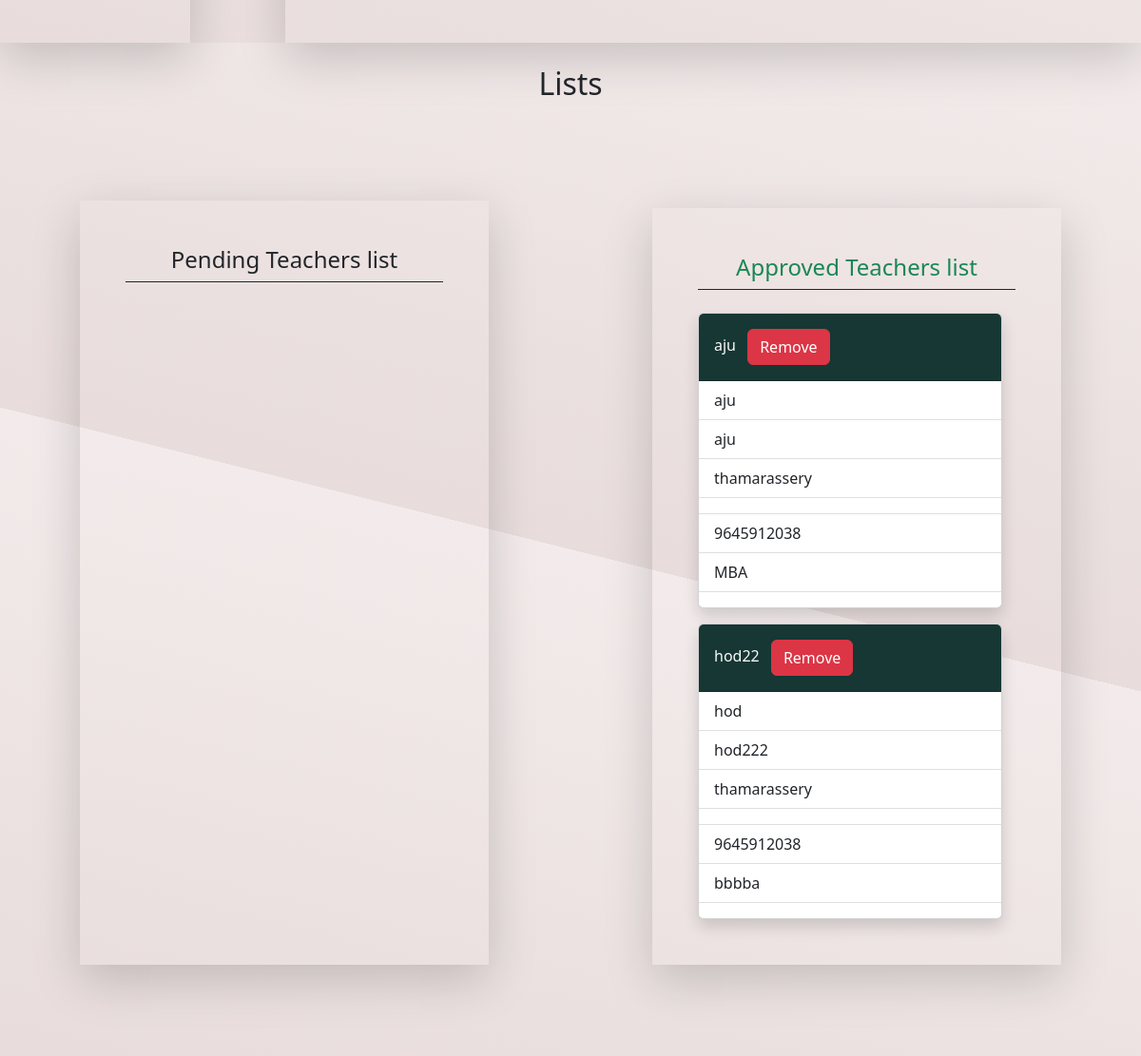
/viewall (lower part), run on an earlier commit of the app's database.
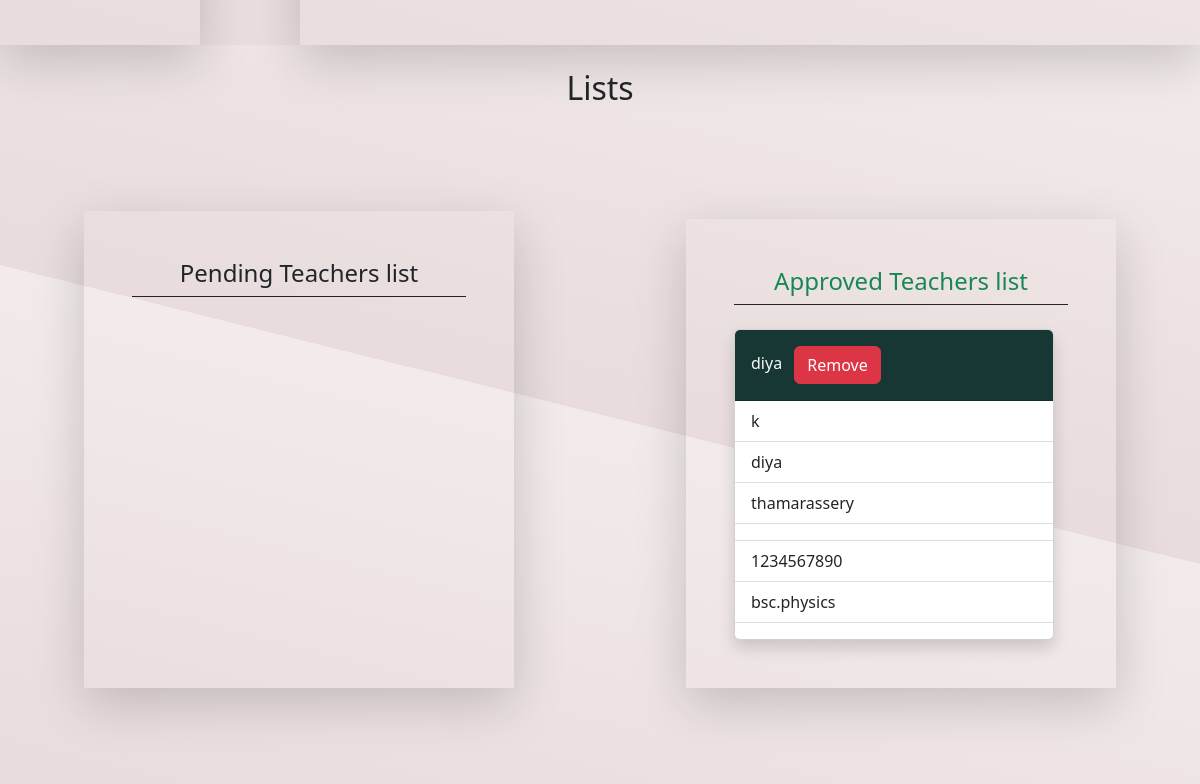
And on a later commit of the database.
### mycollege/models.py (models this page shows, shortened)
class Teacher(models.Model):
    user=models.ForeignKey(User,on_delete=models.CASCADE)
    first_name=models.CharField(max_length=200)
    second_name=models.CharField(max_length=200)
    user_name=models.CharField(max_length=200)
    address=models.CharField(max_length=200)
    email=models.CharField(max_length=200)
    phone=models.IntegerField()
    department=models.CharField(max_length=200)
    password=models.CharField(max_length=200)
    password1=models.CharField(max_length=200)
    subject=models.CharField(max_length=200)
    status=models.CharField(max_length=200)
    role=models.CharField(max_length=200)

### mycollege/views.py (the view)
# urls.py: path('viewall',views.viewall,name='viewall'),
def viewall(request):
    all_data = Teacher.objects.all()
    return render(request, 'viewall.html', {'data': all_data})

### mycollege/templates/viewall.html (shortened to what this page needs)
<!DOCTYPE html>
{% load static %}
<html lang="en">
<head>
    <link href="https://cdn.jsdelivr.net/npm/bootstrap@5.2.3/dist/css/bootstrap.min.css" rel="stylesheet"
>
    <link rel="stylesheet" href="https://cdnjs.cloudflare.com/ajax/libs/font-awesome/4.7.0/css/font-awesome.min.css">
    <link rel="stylesheet" href="{% static '/style.css' %}">
</head>
<body>
    <div class="view-all-main">
        <div class="container-fluid">
            <div class="row mt-5">
                <div class="col-lg-2 shadow-lg">
                </div>
                <div class="col-lg-1"></div>
                <div class="col-lg-9 shadow-lg">
                </div>
            </div>
        </div>
    </div>
    <div class="view-all-main-bottom">
        <h2 class="text-center pt-4">Lists</h2>
        <div class="card-all p-5 conatiner-fluid">
            <div class="m-5">
                <div class="row">
                    <div class="col-lg-5 p-5 shadow-lg">
                        <h4 class="text-center mb-4 text-dark border-dark border-bottom pb-2">Pending Teachers list</h4>
                    </div>
                    <div class="col-lg-2"></div>
                    <div class="col-lg-5 mt-2 p-5 shadow-lg">
                        <h4 class="text-center mb-4 text-success border-bottom border-dark pb-2">Approved Teachers list</h4>
                        {% for i in data %}
                        {% if i.status == '1' %}
                        <div class="col-lg-6 ">
                            <div class="card mt-3 shadow" style="width:20rem;">
                                <div class="card-header text-light" style="background: rgb(22, 55, 51);">
                                    {{i.first_name}}
                                    <a href="{% url 'deladminteacher' i.id %}" class="btn btn-danger m-2">Remove</a>
                                </div>
                                <ul class="list-group list-group-flush">
                                    <li class="list-group-item">{{i.second_name}}</li>
                                    <li class="list-group-item">{{i.user_name}}</li>
                                    <li class="list-group-item">{{i.address}}</li>
                                    <li class="list-group-item">{{i.email}}</li>
                                    <li class="list-group-item">{{i.phone}}</li>
                                    <li class="list-group-item">{{i.department}}</li>
                                    <li class="list-group-item">{{i.year}}</li>
                                </ul>
                            </div>
                        </div>
                        {% endif %}
                        {% endfor %}
                    </div>
                </div>
            </div>
        </div>
    </div>
</body>
</html>

What changed in the data, as far as the page shows it:
removed Teacher: first_name "aju", second_name "aju", user_name "aju", address "thamarassery", phone "9645912038", department "MBA"
removed Teacher: first_name "hod22", second_name "hod", user_name "hod222", address "thamarassery", phone "9645912038", department "bbbba"
added Teacher: first_name "diya", second_name "k", user_name "diya", address "thamarassery", phone "1234567890", department "bsc.physics"
